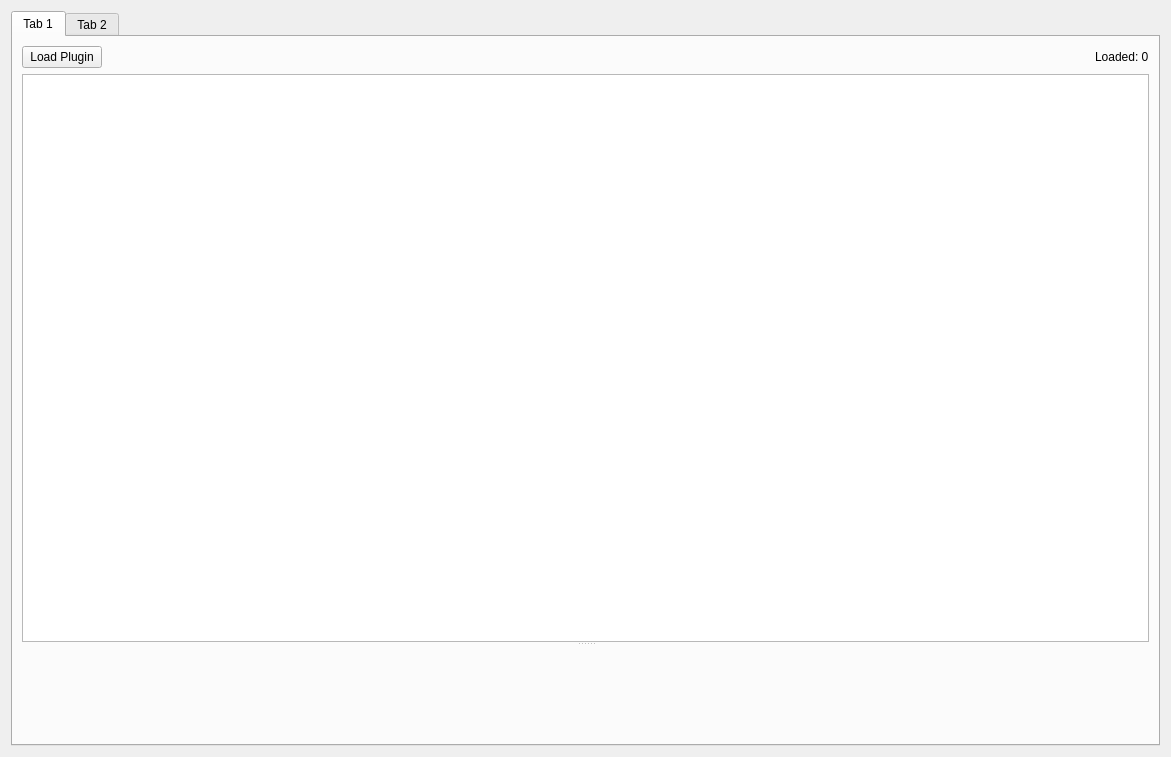
<?xml version="1.0" encoding="UTF-8"?>
<ui version="4.0">
 <class>PagePlugins</class>
 <widget class="QWidget" name="PagePlugins">
  <property name="geometry">
   <rect>
    <x>0</x>
    <y>0</y>
    <width>1171</width>
    <height>757</height>
   </rect>
  </property>
  <property name="windowTitle">
   <string>Form</string>
  </property>
  <layout class="QGridLayout" name="gridLayout">
   <item row="0" column="0">
    <widget class="QTabWidget" name="TabWidget">
     <property name="currentIndex">
      <number>0</number>
     </property>
     <widget class="QWidget" name="TabPluginManager">
      <attribute name="title">
       <string>Tab 1</string>
      </attribute>
      <layout class="QGridLayout" name="gridLayout_2">
       <item row="0" column="0">
        <widget class="QPushButton" name="ButtonLoad">
         <property name="text">
          <string>Load Plugin</string>
         </property>
        </widget>
       </item>
       <item row="0" column="1">
        <spacer name="horizontalSpacer">
         <property name="orientation">
          <enum>Qt::Horizontal</enum>
         </property>
         <property name="sizeHint" stdset="0">
          <size>
           <width>972</width>
           <height>20</height>
          </size>
         </property>
        </spacer>
       </item>
       <item row="0" column="2">
        <widget class="QLabel" name="LabelLoadedPlugins">
         <property name="text">
          <string>Loaded: 0</string>
         </property>
        </widget>
       </item>
       <item row="1" column="0" colspan="3">
        <widget class="QSplitter" name="splitter">
         <property name="orientation">
          <enum>Qt::Vertical</enum>
         </property>
         <widget class="QTableView" name="TablePluginsView"/>
         <widget class="QWidget" name="PyConsole" native="true"/>
        </widget>
       </item>
      </layout>
     </widget>
     <widget class="QWidget" name="TabPluginStore">
      <attribute name="title">
       <string>Tab 2</string>
      </attribute>
     </widget>
    </widget>
   </item>
  </layout>
 </widget>
 <resources/>
 <connections/>
</ui>
